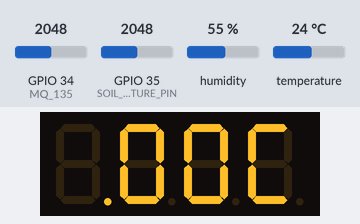
A sketch run on a simulated ESP32. Parts: 4-digit seven-segment display. Wiring (inferred from the names in the program): 4-digit 7-segment display, segments lit when HIGH: segments GPIO 2, GPIO 4, GPIO 5, GPIO 17, GPIO 19, GPIO 21, GPIO 22, GPIO 23; digit selects GPIO 25, GPIO 26, GPIO 27, GPIO 14. Inputs (shaded band) come from the test bench; at power-on: temperature 24 °C, GPIO 34 (MQ_135) = 2048, GPIO 35 (SOIL_MOISTURE_PIN) = 2048, humidity 55 %. WiFi joins after 1.5 s; servers stay silent unless stated; storage starts empty; the segment pins are drawn as the display they are named for; what the sketch prints to the serial monitor is not drawn.

Above: at 2.7 s.
2.8 s: temperature set to 12 °C
At 6.5 s:
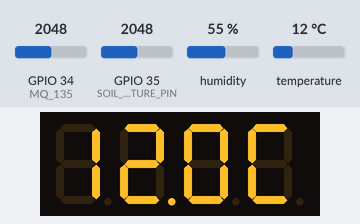
16.5 s: temperature set to 19 °C
At 20.8 s:
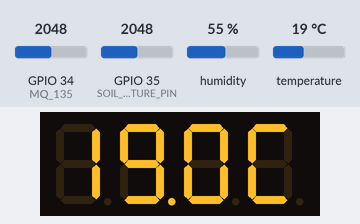
21.5 s: temperature set to 28 °C
At 26.5 s:
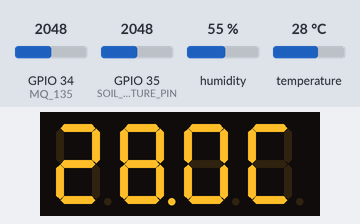
Timing chart, 0 to 27.6 s (numbered marks = the images above; inputs shaded):
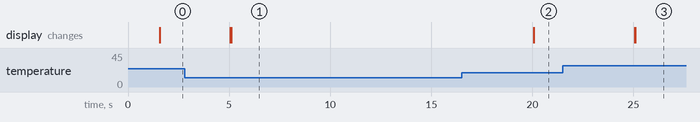

The sketch:

emc.ino
```cpp
#include <WiFi.h>
#include <AsyncTCP.h>
#include <ArduinoJson.h>
#include <ESPAsyncWebServer.h>
#include "FS.h"
#include "DHT.h"
#include "LittleFS.h"

// ---------------------------
// Configuracion wifi
// ---------------------------
const char* ssid = "Pixel";
const char* password = "andres12345";

AsyncWebServer server(80);

// ---------------------------
// Pines del MQ135, DHT11 y FC-28 (solo A0)
// ---------------------------
const int MQ_135 = 34;
const int DHT_PIN = 33;
const int SOIL_MOISTURE_PIN = 35;

DHT dht(DHT_PIN, DHT11);

// ---------------------------
// Pines del Display 5461AS-1
// ---------------------------
const int segmentPins[8] = {2, 4, 5, 17, 19, 21, 22, 23};
const int digitPins[4]   = {25, 26, 27, 14};

// Patrones
const byte digits[12] = {
  0b11111100,  // 0
  0b01100000,  // 1
  0b11011010,  // 2
  0b11110010,  // 3
  0b01100110,  // 4
  0b10110110,  // 5
  0b10111110,  // 6
  0b11100000,  // 7
  0b11111110,  // 8
  0b11110110,  // 9
  0b00000000,  // 10 - Apagado
  0b10011100   // 11 - C
};

// ---------------------------
// Variables
// ---------------------------
int filteredValue = 0;
float currentTempC = 0.0;
float airHumidity = 0.0;
int soilMoisture = 0;
int soilMoistureRaw = 0;

unsigned long lastReadingTime = 0;
const unsigned long READING_INTERVAL = 5000;

unsigned long lastDisplayTime = 0;
const unsigned long DISPLAY_INTERVAL = 2;  // 2 ms por dígito
int currentDigit = 0;
int d[4];

// ---------------------------
// Valores calibrados del FC-28
// ---------------------------
const int FC28_DRY_VALUE = 4095;  // seco
const int FC28_WET_VALUE = 430;   // muy mojado

// ---------------------------
void displayDigit(int number, int position, bool decimalPoint = false);

// ---------------------------
// Lectura del sensor FC-28
// ---------------------------
int readFC28Moisture() {
  long sum = 0;
  const int samples = 8;

  for (int i = 0; i < samples; i++) {
    sum += analogRead(SOIL_MOISTURE_PIN);
  }

  soilMoistureRaw = sum / samples;

  float ratio = (float)(FC28_DRY_VALUE - soilMoistureRaw) /
                (float)(FC28_DRY_VALUE - FC28_WET_VALUE);

  int percent = (int)(ratio * 100.0);
  return constrain(percent, 0, 100);
}

// ---------------------------
// Setup
// ---------------------------
void setup() {
  Serial.begin(115200);
  if(!LittleFS.begin(true)){   // true = formatea si falla
    Serial.println("Error al montar LittleFS");
    return;
  }
  Serial.println("LittleFS montado correctamente");

  WiFi.begin(ssid, password);
  while (WiFi.status() != WL_CONNECTED)
  {
    delay(500);
    Serial.print('.');
  }

  Serial.println(WiFi.localIP());
  //Aqui se crea la pagina web que se subio con el littlefs
  server.on("/", HTTP_GET, [](AsyncWebServerRequest *request){
    request->send(LittleFS, "/index.html", "text/html");
  });

  //Esta es una funcion que toma el javascript para jalar los datos de aqui
  server.on("/data", HTTP_GET, [](AsyncWebServerRequest *request){
  String json = createJson();
  request->send(200, "application/json", json);
  });

  server.begin();
  dht.begin();

  for (int i = 0; i < 8; i++) {
    pinMode(segmentPins[i], OUTPUT);
    digitalWrite(segmentPins[i], LOW);
  }
  for (int i = 0; i < 4; i++) {
    pinMode(digitPins[i], OUTPUT);
    digitalWrite(digitPins[i], HIGH);
  }

  pinMode(MQ_135, INPUT);
  pinMode(SOIL_MOISTURE_PIN, INPUT);
}

// ---------------------------
// Crear JSON
// ---------------------------
String createJson(){
  StaticJsonDocument<200> jsonData;
  jsonData["temperature"] = currentTempC;
  jsonData["airHumidity"] = airHumidity;
  jsonData["airQuality"] = filteredValue;
  jsonData["dirtHumidity"] = soilMoisture;
  String finalJson;
  serializeJson(jsonData, finalJson);
  return finalJson;
}

// ---------------------------
// Lecturas de sensores
// ---------------------------
void takeReadings() {

  // MQ135
  int raw = analogRead(MQ_135);
  filteredValue = (filteredValue * 0.7) + (raw * 0.3);

  // Calidad del aire
  String presGas;
  if (filteredValue < 370) presGas = "Buena Calidad";
  else if (filteredValue < 500) presGas = "Calidad Media";
  else presGas = "Mala Calidad";

  // DHT11
  float t = dht.readTemperature();
  float h = dht.readHumidity();
  if (!isnan(t)) currentTempC = t;
  if (!isnan(h)) airHumidity = h;

  // FC-28
  soilMoisture = readFC28Moisture();

  // Serial
  Serial.println("");
  Serial.println("==========Lecturas==========");
  Serial.print("Temperatura = ");
  Serial.print(currentTempC, 1);
  Serial.print("C | Humedad en el Aire = ");
  Serial.print(airHumidity, 0);
  Serial.print("% | Calidad de aire = ");
  Serial.print(filteredValue);
  Serial.print(" (");
  Serial.print(presGas);
  Serial.print(") | Humedad en el Suelo = ");
  Serial.print(soilMoisture);
  Serial.println("%");
  Serial.print("============================");
}

// ---------------------------
// Mostrar en display
// ---------------------------
void displayDigit(int number, int position, bool decimalPoint) {
  for (int i = 0; i < 4; i++)
    digitalWrite(digitPins[i], HIGH);

  byte segmentPattern = digits[number];
  if (decimalPoint) segmentPattern |= 0b00000001;

  for (int s = 0; s < 8; s++) {
    bool segmentState = segmentPattern & (1 << (7 - s));
    digitalWrite(segmentPins[s], segmentState);
  }

  digitalWrite(digitPins[position], LOW);
}

void updateDisplay() {
  if (millis() - lastDisplayTime >= DISPLAY_INTERVAL) {
    lastDisplayTime = millis();

    int tempInt = (int)(currentTempC * 10);

    if (currentTempC >= 10.0 && currentTempC < 100.0) {
      d[0] = (tempInt / 100) % 10;
      d[1] = (tempInt / 10) % 10;
      d[2] = tempInt % 10;
      d[3] = 11;
    }
    else if (currentTempC < 10.0) {
      d[0] = 10;
      d[1] = (tempInt / 100) % 10;
      d[2] = (tempInt / 10) % 10;
      d[3] = 11;
    }
    else {
      int ti = (int)currentTempC;
      d[0] = ti / 100;
      d[1] = (ti / 10) % 10;
      d[2] = ti % 10;
      d[3] = 11;
    }

    for (int i = 0; i < 4; i++)
      digitalWrite(digitPins[i], HIGH);

    bool decimalPoint = false;
    if (currentTempC >= 10.0 && currentTempC < 100.0)
      decimalPoint = (currentDigit == 1);
    else if (currentTempC < 10.0)
      decimalPoint = (currentDigit == 0);

    displayDigit(d[currentDigit], currentDigit, decimalPoint);

    currentDigit = (currentDigit + 1) % 4;
  }
}


// ---------------------------
// Loop
// ---------------------------
void loop() {
  unsigned long currentTime = millis();

  if (currentTime - lastReadingTime >= READING_INTERVAL) {
    lastReadingTime = currentTime;
    takeReadings();
  }

  updateDisplay();
}
```

Measured:
- after the input at 16.5 s, the display: changes after 3.6 s (image 2)
- after the input at 21.5 s, the display: first changes after 3.6 s (image 3 shows a later state)
